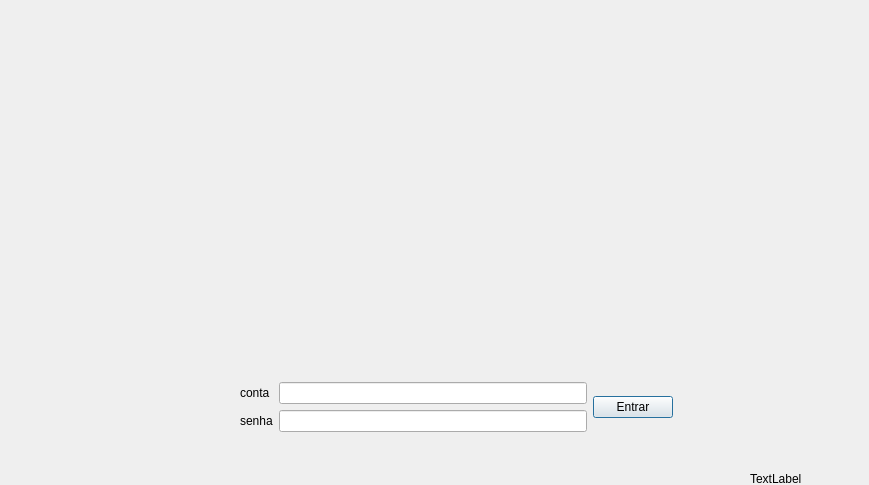
<?xml version="1.0" encoding="UTF-8"?>
<ui version="4.0">
 <class>login_cliente</class>
 <widget class="QDialog" name="login_cliente">
  <property name="geometry">
   <rect>
    <x>0</x>
    <y>0</y>
    <width>869</width>
    <height>485</height>
   </rect>
  </property>
  <property name="windowTitle">
   <string>Login Cliente</string>
  </property>
  <property name="windowIcon">
   <iconset>
    <normaloff>login.png</normaloff>login.png</iconset>
  </property>
  <widget class="QWidget" name="layoutWidget">
   <property name="geometry">
    <rect>
     <x>240</x>
     <y>240</y>
     <width>433</width>
     <height>192</height>
    </rect>
   </property>
   <layout class="QVBoxLayout" name="verticalLayout">
    <item>
     <widget class="QLabel" name="label">
      <property name="text">
       <string/>
      </property>
      <property name="pixmap">
       <pixmap resource="recursos.qrc">:/imgs/46715785_2178803462430036_2430381766419152896_n.png</pixmap>
      </property>
      <property name="scaledContents">
       <bool>true</bool>
      </property>
     </widget>
    </item>
    <item>
     <layout class="QHBoxLayout" name="horizontalLayout">
      <item>
       <layout class="QFormLayout" name="formLayout">
        <item row="0" column="0">
         <widget class="QLabel" name="label_2">
          <property name="text">
           <string>conta</string>
          </property>
         </widget>
        </item>
        <item row="0" column="1">
         <widget class="QLineEdit" name="txt_conta"/>
        </item>
        <item row="1" column="0">
         <widget class="QLabel" name="label_3">
          <property name="text">
           <string>senha</string>
          </property>
         </widget>
        </item>
        <item row="1" column="1">
         <widget class="QLineEdit" name="txt_senha">
          <property name="echoMode">
           <enum>QLineEdit::Password</enum>
          </property>
         </widget>
        </item>
       </layout>
      </item>
      <item>
       <widget class="QPushButton" name="pushButton">
        <property name="text">
         <string>Entrar</string>
        </property>
       </widget>
      </item>
     </layout>
    </item>
   </layout>
  </widget>
  <widget class="QLabel" name="label_status">
   <property name="geometry">
    <rect>
     <x>750</x>
     <y>470</y>
     <width>67</width>
     <height>17</height>
    </rect>
   </property>
   <property name="text">
    <string>TextLabel</string>
   </property>
  </widget>
  <zorder>layoutWidget</zorder>
  <zorder>label_status</zorder>
  <zorder>pushButton</zorder>
  <zorder>pushButton</zorder>
 </widget>
 <resources>
  <include location="recursos.qrc"/>
 </resources>
 <connections/>
</ui>
